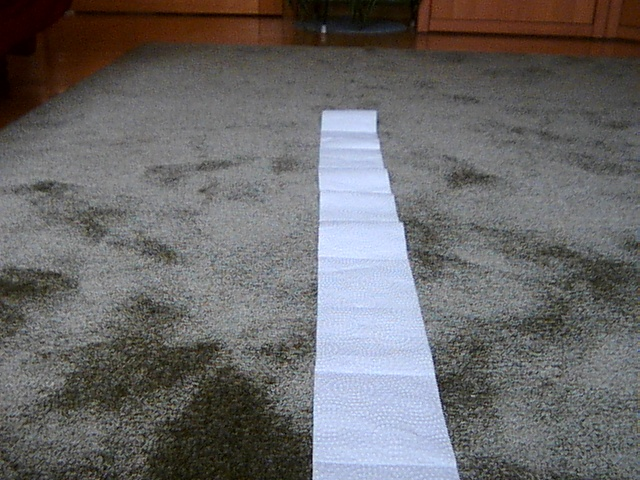
#> input picture Line_detection_testing/imag.jpg, 640 x 480 px
$ python AdaptivthreshPhoto.py
#> lines starting #> are read from the running program, lines starting #| are printed output that depends on the picture; after the words box and inside, x2 and y2 are one past the last pixel; in counts of white or black regions, pixels touching at a corner belong together
# Python program to illustrate
# adaptive thresholding type on an image

# organizing imports
import cv2
import numpy as np

# path to input image is specified and
# image is loaded with imread command
image1 = cv2.imread('imag.jpg')
#> image1 is the input picture: shape (480, 640, 3); mean B, G, R 105.7, 105, 106.4

# cv2.cvtColor is applied over the
# image input with applied parameters
# to convert the image in grayscale
img = cv2.cvtColor(image1, cv2.COLOR_BGR2GRAY)
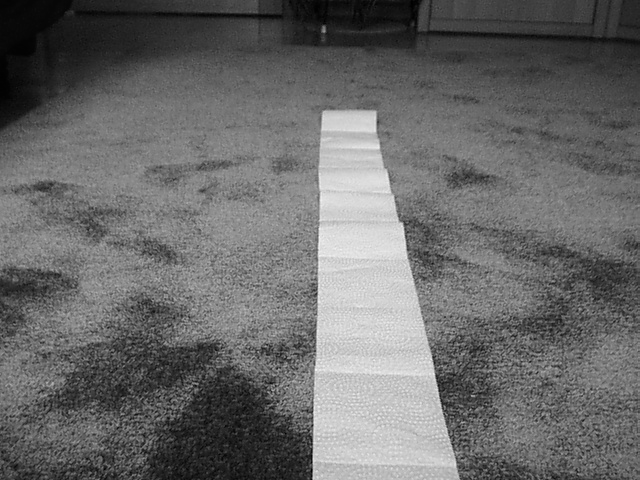
#> img: shape (480, 640); min 0, max 247, mean 105.5

# applying different thresholding
# techniques on the input image
thresh1 = cv2.adaptiveThreshold(img, 255, cv2.ADAPTIVE_THRESH_MEAN_C,
										cv2.THRESH_BINARY, 199, 20)
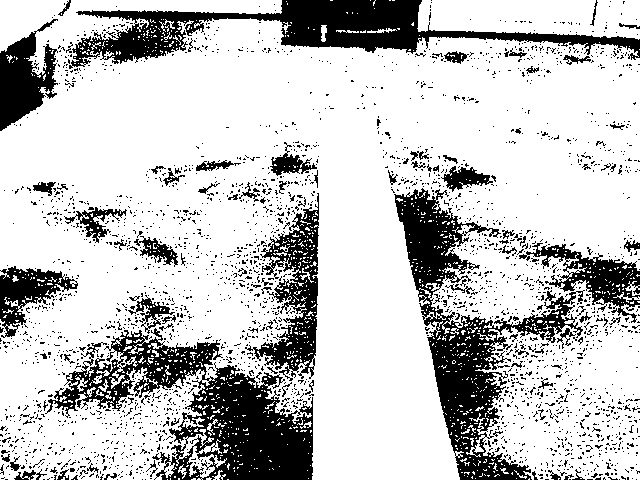
#> thresh1: shape (480, 640); 77% white; 2627 black regions (2529 under 20 px), largest, box (x1, y1, x2, y2) and area: (45, 328, 313, 480) 15412, (394, 188, 585, 480) 13912, (69, 0, 640, 69) 12376

thresh2 = cv2.adaptiveThreshold(img, 255, cv2.ADAPTIVE_THRESH_GAUSSIAN_C,
										cv2.THRESH_BINARY, 199, 20)
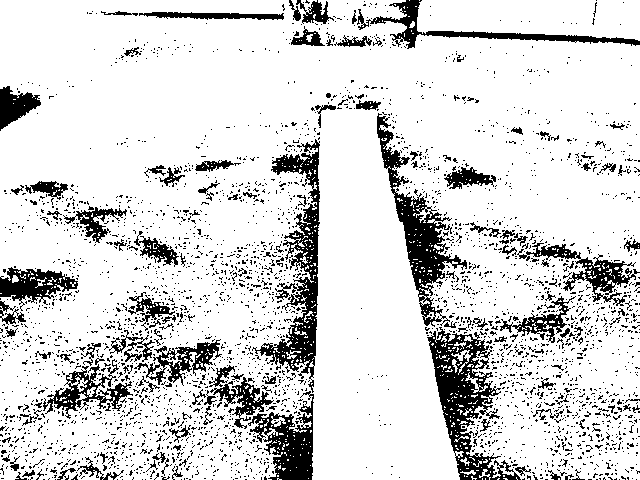
#> thresh2: shape (480, 640); 84.3% white; 3244 black regions (3103 under 20 px), largest, box (x1, y1, x2, y2) and area: (427, 327, 521, 480) 4832, (252, 139, 320, 393) 4690, (377, 113, 467, 327) 4146

# the window showing output images
# with the corresponding thresholding
# techniques applied to the input image
cv2.imshow('Adaptive Mean', thresh1)
cv2.imshow('Adaptive Gaussian', thresh2)


# De-allocate any associated memory usage
if cv2.waitKey(0) & 0xff == 27:
#> (key Esc is pressed here)
	cv2.destroyAllWindows()
